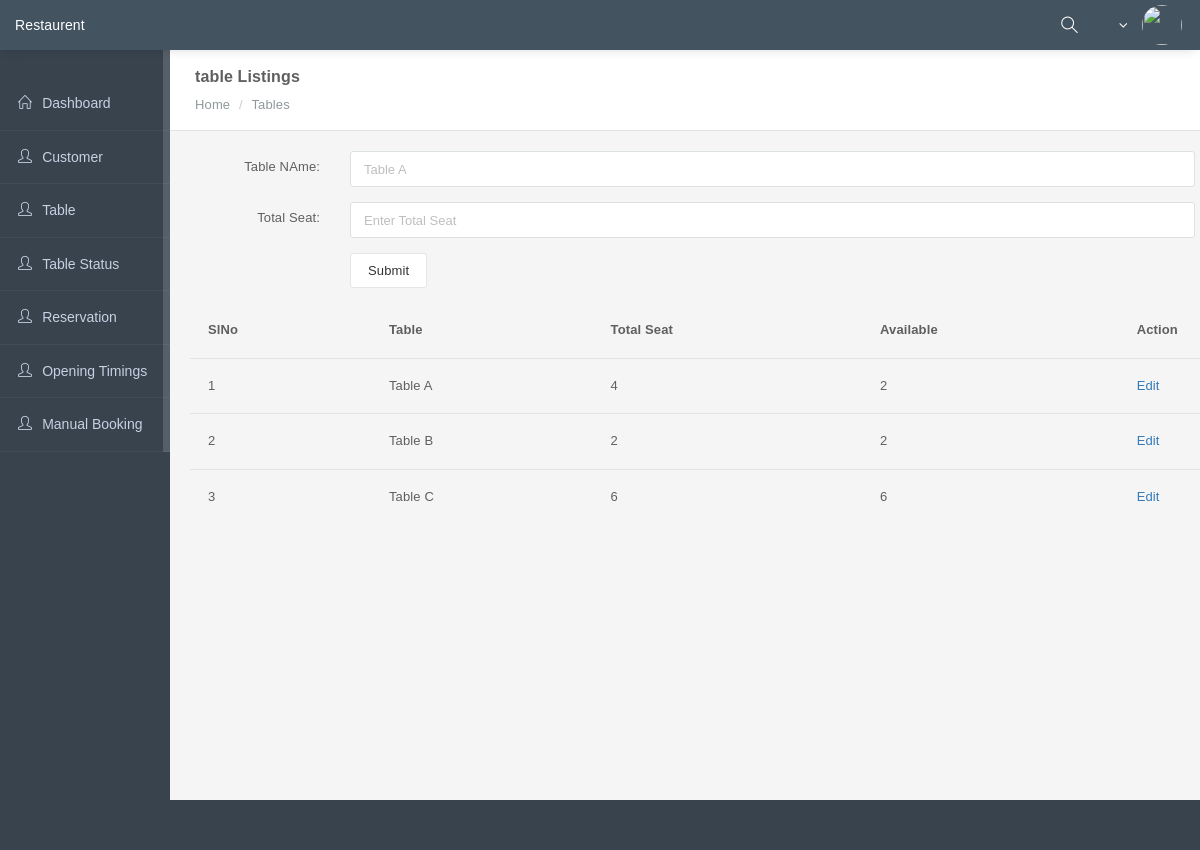
The app's page /Admin/Table.php with its own data.
### tables this page shows
CREATE TABLE `tables` (
  `table_id` int(11) NOT NULL,
  `table` varchar(20) NOT NULL,
  `sit` int(11) NOT NULL,
  `action` int(11) NOT NULL,
  `image` varchar(20) NOT NULL
);

### Admin/Table.php (the view, shortened to what this page needs)
<!DOCTYPE html>
<html lang="en">
<?php session_start();
include 'db_connect.php';
?>
    <head>
        <?php include('header.php'); ?>
    </head>
        <?php include('menu.php'); ?>
		 <div class="page-inner">
                <div class="page-title">
                    <h3 class="breadcrumb-header">table Listings</h3>
                    <div class="page-breadcrumb">
                        <ol class="breadcrumb breadcrumb-with-header">
                            <li><a href="dashboard.php">Home</a></li>
                            <li class="active">Tables</li>
                        </ol>
                    </div>
                </div>
                <div id="main-wrapper">
				<div class="row">
                        <form class="form-horizontal" method="post" action="submit_table.php">
                            <div class="form-group">
                              <label class="control-label col-sm-2" for="pwd">Table NAme:</label>
                              <div class="col-sm-10">
                                <input type="text" class="form-control" required id="phone" placeholder="Table A" name="table">
                              </div>
                            </div>
                            <div class="form-group">
                              <label class="control-label col-sm-2" for="pwd">Total Seat:</label>
                              <div class="col-sm-10">
                                <input type="text" class="form-control" required id="persons" placeholder="Enter Total Seat" name="seat">
                              </div>
                            </div>
                            <div class="form-group">
                              <div class="col-sm-offset-2 col-sm-10">
                                <input type="submit" name="submit" value="Submit" class="btn btn-default">
                              </div>
                            </div>
                          </form>
                    </div>
                    <div class="row">
                        <div class="container">
                          <div class="table-responsive">
                            <table class="table">
                              <thead>
                                <tr>
                                  <th>SlNo</th>
                                  <th>Table</th>
                                  <th>Total Seat</th>
                                  <th>Available</th>
                                  <th>Action</th>
                                </tr>
                              </thead>
                              <tbody>
							  <?php
							  $i = 1;
								$sql = "SELECT * FROM `tables`";
								$res = $con->query($sql);
								  while($fet = $res->fetch_array())
							  {
								  $ss = $fet['sit'];
								  $re = $fet['action'];
								  $av = $ss - $re;
							  ?>
                                <tr>
                                  <td><?php echo $i; ?></td>
                                  <td><?php echo $fet['table']; ?></td>
                                  <td><?php echo $fet['sit']; ?></td>
                                  <td><?php echo $av; ?></td>
                                  <td>
									<a href="updatetable.php?id=<?php echo $fet['table_id']; ?>">Edit</a>
								  </td>
                                </tr>
								<?php
								$i++;
							  }
								?>
                              </tbody>
                            </table>
                            </div>
                        </div>
                    </div>
                </div>
                <div class="page-footer">
                </div>
            </div>
        </main>
        <link rel="stylesheet" type="text/css" href="https://cdn.datatables.net/1.10.16/css/jquery.dataTables.css">
    </body>
</html>

### Admin/assets/css/layers/dark-layer.css (style rules this page uses)
.page-footer { background: #38434E; }

### records on screen
tables: table "Table A", sit "4", action "2"
tables: table "Table B", sit "2"
tables: table "Table C", sit "6"
